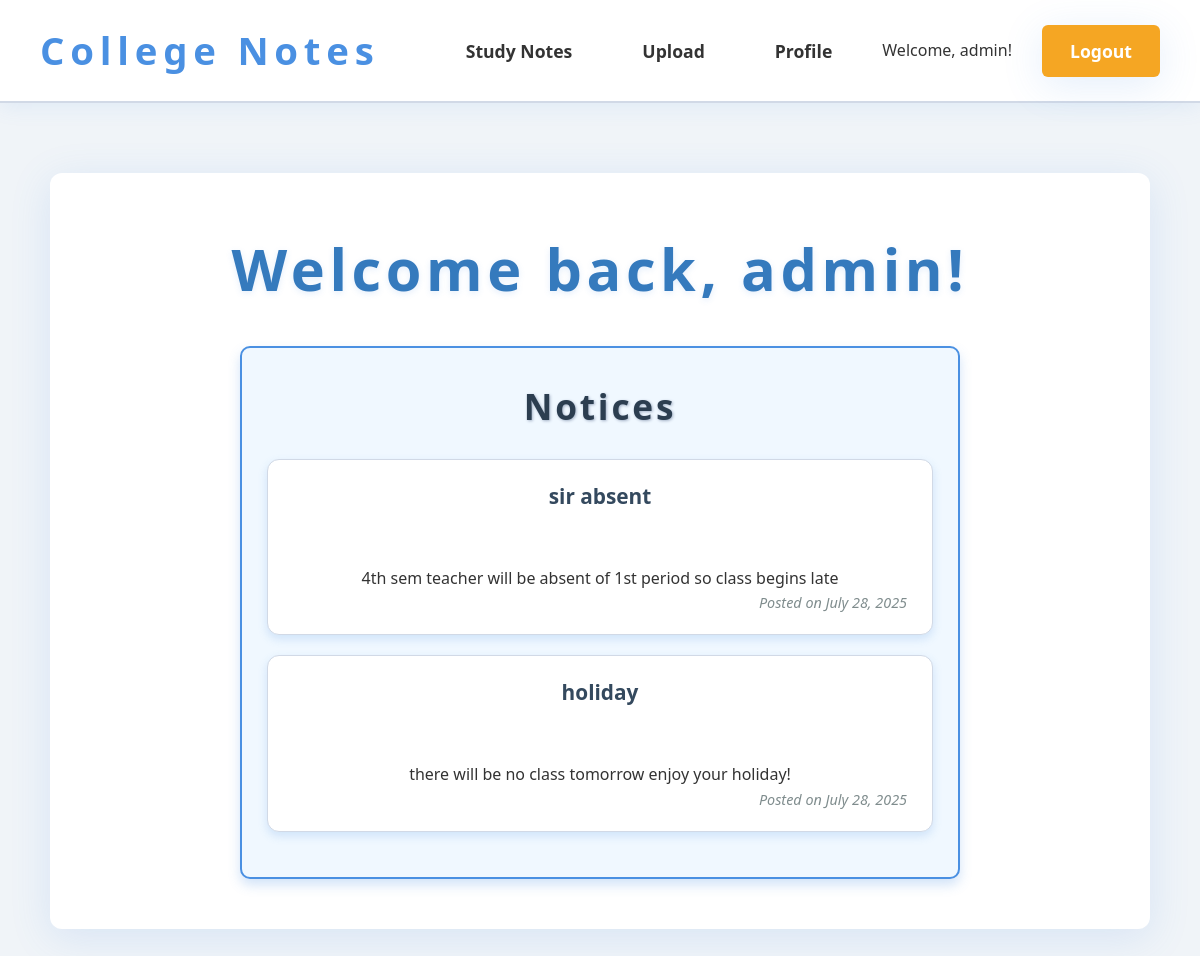
The app's page / (signed in) with its own data.
### notes/models.py (models this page shows, shortened)
class Notice(models.Model):
    title = models.CharField(max_length=200)
    content = models.TextField()
    created_at = models.DateTimeField(auto_now_add=True)
    updated_at = models.DateTimeField(auto_now=True)
    is_active = models.BooleanField(default=True)

### notes/views.py (the view)
# urls.py: 2. Add a URL to urlpatterns:  path('', views.home, name='home')
def home(request):
    notices = Notice.objects.filter(is_active=True).order_by('-created_at')
    return render(request, 'notes/home.html', {'notices': notices})

### notes/templates/notes/home.html (shortened to what this page needs)
{% extends "notes/base.html" %}
{% load static %}
{% block content %}
    {% if user.is_authenticated %}
        <h1>Welcome back, {{ user.username }}!</h1>
        {% if notices %}
            <div class="notices">
                <h2>Notices</h2>
                <ul class="notice-list">
                {% for notice in notices %}
                    <li class="notice-item">
                        <strong class="notice-title">{{ notice.title }}</strong><br>
                        <p class="notice-content">{{ notice.content|linebreaks }}</p>
                        <small class="notice-date">Posted on {{ notice.created_at|date:"N j, Y" }}</small>
                    </li>
                {% endfor %}
                </ul>
            </div>
        {% endif %}
    {% endif %}
{% endblock %}

### notes/templates/notes/base.html (shortened to what this page needs)
{% load static %}
<!DOCTYPE html>
<html lang="en">
<head>
    <link rel="stylesheet" href="{% static 'css/global.css' %}" />
    <link rel="stylesheet" href="{% static 'css/study_material_list.css' %}" />
</head>
<body>
    <nav role="navigation" aria-label="Main Navigation">
        <div class="logo"><a href="{% url 'notes:home' %}">College Notes</a></div>
        <div class="nav-links">
            <a href="{% url 'notes:study_material_list' %}">Study Notes</a>
            {% if user.is_authenticated %}
                <a href="{% url 'notes:upload_study_material' %}">Upload</a>
                <a href="{% url 'notes:profile_view' %}">Profile</a>
                <span aria-label="Logged in user">Welcome, {{ user.username }}!</span>
                <a href="{% url 'notes:logout' %}" class="btn-primary">Logout</a>
            {% else %}
                <a href="{% url 'notes:register' %}" class="btn-primary">Register</a>
                <a href="{% url 'notes:login' %}" class="btn-primary">Login</a>
            {% endif %}
        </div>
    </nav>
    <main class="container" role="main">
        {% block content %}
        {% endblock %}
    </main>
</body>
</html>

### notes/static/css/global.css (style rules this page uses)
:root { --color-primary: #4a90e2; --color-primary-dark: #357ABD; --color-accent: #f5a623; --color-bg: #f0f4f8; --color-white: #ffffff; --color-text: #333333; --color-muted: #7f8c8d; --color-border: #d1d9e6; --border-radius: 12px; --border-radius-sm: 6px; --font-family: 'Poppins', 'Segoe UI', Tahoma, Geneva, Verdana, sans-serif; --transition: 0.4s cubic-bezier(.4,0,.2,1); --shadow-light: 0 4px 20px rgba(74, 144, 226, 0.1); --shadow-medium: 0 8px 40px rgba(74, 144, 226, 0.15); --shadow-dark: 0 12px 60px rgba(74, 144, 226, 0.2); }
* { margin: 0; padding: 0; box-sizing: border-box; }
body { font-family: var(--font-family); background: var(--color-bg); color: var(--color-text); font-size: 16px; line-height: 1.6; min-height: 100vh; transition: background 0.5s; }
a { color: var(--color-primary); text-decoration: none; transition: color var(--transition); }
nav { background: var(--color-white); padding: 20px 40px; display: flex; justify-content: space-between; align-items: center; position: sticky; top: 0; z-index: 1000; box-shadow: var(--shadow-light); border-bottom: 2px solid var(--color-border); }
nav .logo { font-size: 2.4rem; font-weight: 700; color: var(--color-primary); letter-spacing: 0.15em; cursor: pointer; user-select: none; }
nav .nav-links { display: flex; align-items: center; gap: 30px; }
nav .nav-links a { color: var(--color-text); font-size: 1.1rem; font-weight: 600; padding: 10px 20px; border-radius: var(--border-radius-sm); transition: background var(--transition), color var(--transition); background: transparent; }
nav .nav-links .btn-primary { background: var(--color-accent); padding: 12px 28px; color: var(--color-white); font-weight: 700; border-radius: var(--border-radius-sm); box-shadow: var(--shadow-medium); transition: background var(--transition), transform 0.2s; border: none; cursor: pointer; }
.container { max-width: 1100px; margin: 70px auto 60px; background: var(--color-white); padding: 50px 60px; border-radius: var(--border-radius); box-shadow: var(--shadow-medium); transition: box-shadow var(--transition), background 0.5s; text-align: center; }
h1, h2, h3 { color: var(--color-primary-dark); margin-bottom: 25px; font-weight: 800; letter-spacing: 0.08em; text-shadow: 0 2px 6px rgba(74, 144, 226, 0.15); }
h1 { font-size: 3.6rem; }
h2 { font-size: 2.6rem; }
button, .btn-primary { background: var(--color-accent); color: var(--color-white); border: none; padding: 16px 48px; font-size: 1.2rem; font-weight: 700; border-radius: var(--border-radius-sm); cursor: pointer; box-shadow: var(--shadow-medium); transition: background var(--transition), transform 0.3s; }
.notices { background-color: #f0f8ff; border: 2px solid #4a90e2; border-radius: 10px; padding: 30px 25px 25px 25px; margin-top: 30px; box-shadow: 0 6px 12px rgba(74, 144, 226, 0.25); max-width: 720px; margin-left: auto; margin-right: auto; font-family: 'Segoe UI', Tahoma, Geneva, Verdana, sans-serif; }
.notices h2 { color: #2c3e50; font-weight: 800; font-size: 2.2em; margin-bottom: 25px; text-align: center; text-shadow: 1px 1px 3px #a3b1c6; }
.notice-list { list-style-type: none; padding-left: 0; margin: 0; margin-bottom: 20px; }
.notice-item { background-color: #ffffff; border: 1px solid #d1d9e6; border-radius: 12px; padding: 20px 25px; margin-bottom: 20px; transition: background-color 0.3s ease; box-shadow: 0 4px 10px rgba(74, 144, 226, 0.2); }
.notice-title { font-weight: 700; color: #34495e; font-size: 1.3em; margin-bottom: 12px; display: block; }
.notice-content { margin: 0 0 15px 0; color: #2c3e50; font-size: 1.1em; line-height: 1.5; }
.notice-date { display: block; color: #7f8c8d; font-style: italic; font-size: 0.9em; text-align: right; }

### records on screen
Notice: title "sir absent", content "4th sem teacher will be absent of 1st period so class begins late", created_at "July 28, 2025"
Notice: title "holiday", content "there will be no class tomorrow enjoy your holiday!", created_at "July 28, 2025"

### other values on screen
{{ user.username }} "admin"
